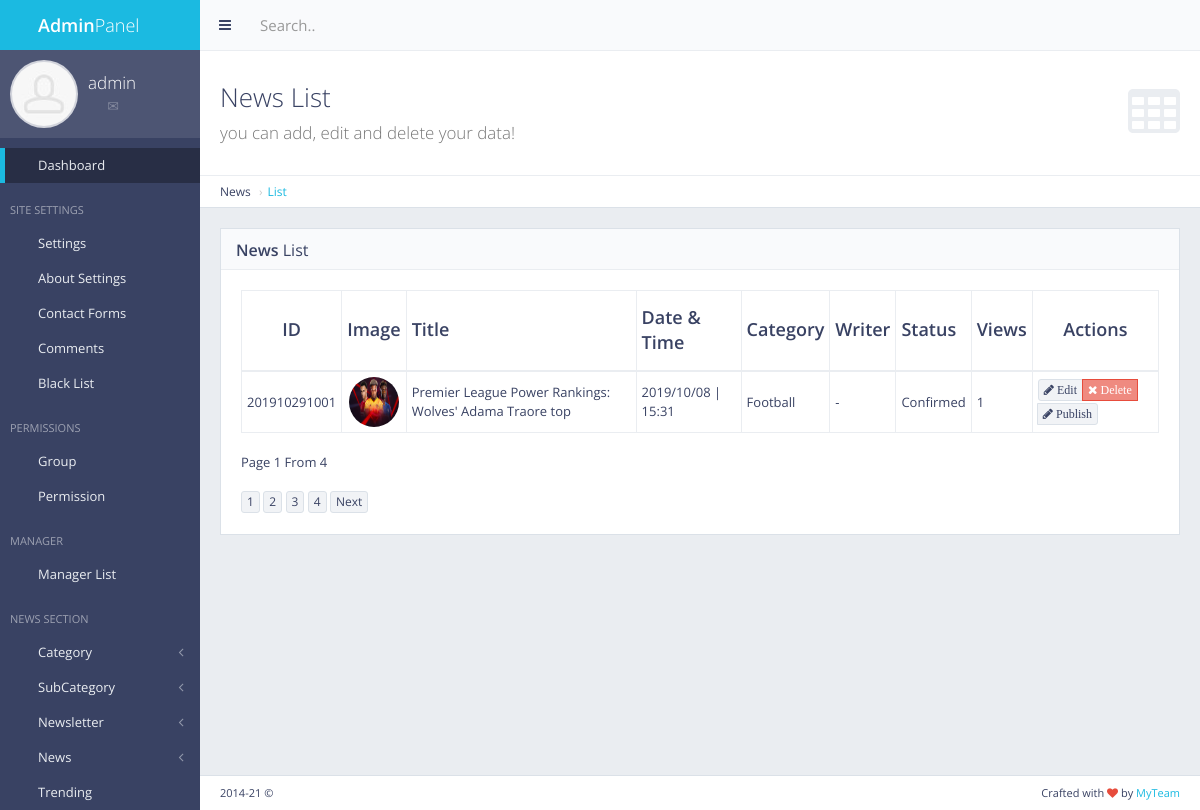
The page /panel/news/list/ (signed in) on the database its author committed.
### news/models.py (models this page shows, shortened)
class News(models.Model):
    name = models.CharField(max_length=150)
    short_txt = models.TextField()
    body_txt = models.TextField()
    date = models.CharField(max_length=12)
    time = models.CharField(max_length=12,default="00:00")
    picname = models.TextField()
    picurl = models.TextField(default="-")
    writer = models.CharField(max_length=50)
    catname = models.CharField(max_length=50,default="-")
    catid = models.IntegerField(default=0)
    ocatid = models.IntegerField(default=0)
    show = models.IntegerField(default=0)
    tag = models.TextField(default="")
    act = models.IntegerField(default=0)
    rand = models.IntegerField(default=0)

### news/views.py (the view)
# urls.py: url(r'^panel/news/list/$', views.news_list, name='news_list'),
def news_list(request):
    if not request.user.is_authenticated :
        return redirect('mylogin')
    perm = 0
    for i in request.user.groups.all():
        if i.name == "masteruser" : perm = 1
    if perm == 0 :
        news = News.objects.filter(writer=request.user)
    elif perm == 1 :
        newss = News.objects.all()
        paginator = Paginator(newss,1)
        page = request.GET.get('page')
        try:
            news = paginator.page(page)
        except EmptyPage :
            news = paginator.page(paginator.num_page)
        except PageNotAnInteger :
            news = paginator.page(1)
    return render(request, 'back/news_list.html', {'news':news})

### main/templatetags/extera_auth.py (called while the page is built)
@register.filter(name='has_group')
def has_group(user, group_name):
    return user.groups.filter(name=group_name).exists()

### main/templates/back/news_list.html (shortened to what this page needs)
{% extends 'back/master.html' %}
{% load staticfiles %}
{% block mainblock %}
   <div class="content-header">
    <div class="header-section">
        <h1>
            <i class="fa fa-table"></i>News List<br><small>you can add, edit and delete your data!</small>
        </h1>
    </div>
</div>
<ul class="breadcrumb breadcrumb-top">
    <li>News</li>
    <li><a href="/panel/news/list/">List</a></li>
</ul>
  <div class="block full">
    <div class="block-title">
        <h2><strong>News</strong> List</h2>
    </div>
    <div class="table-responsive">
        <table id="" class="table table-vcenter table-condensed table-bordered">
            <thead>
                <tr>
                    <th class="text-center">ID</th>
                    <th class="text-center">Image</th>
                    <th>Title</th>
                    <th>Date & Time</th>
                    <th>Category</th>
                    <th>Writer</th>
                    <th>Status</th>
                    <th>Views</th>
                    <th class="text-center">Actions</th>
                </tr>
            </thead>
            <tbody>
                {% for cc in news %}
                <tr>
                    <td class="text-center">{{cc.rand}}</td>
                    <td class="text-center"><img style="display: inline-block; width:50px; height:50px;" src="{{cc.picurl}}" alt="avatar" class="img-circle"></td>
                    <td>{{cc.name}}</td>
                    <td>{{cc.date}} | {{cc.time}}</td>
                    <td>{{cc.catname}}</td>
                    <td>{{cc.writer}}</td>
                    {% if cc.act == 0 %}
                    <td>Pendding</td>
                    {% elif cc.act == 1 %}
                    <td>Confirmed</td>
                    {% endif %}
                    <td>{{cc.show}}</td>
                    <td class="text-center">
                        <div class="btn-group">
                            <a href="{%url 'news_edit' pk=cc.pk %}" data-toggle="tooltip" title="Edit" class="btn btn-xs btn-default"><i class="fa fa-pencil"> Edit</i></a>
                            <a href="{%url 'news_delete' pk=cc.pk %}" data-toggle="tooltip" title="Delete" class="btn btn-xs btn-danger"><i class="fa fa-times"> Delete</i></a>
                           {% if perms.main.masteruser %}
                            <a href="{%url 'news_publish' pk=cc.pk %}" data-toggle="tooltip" title="Edit" class="btn btn-xs btn-default"><i class="fa fa-pencil"> Publish</i></a>
                            {% endif %}
                        </div>
                    </td>
                </tr>
               {% endfor %}
            </tbody>
        </table>
        Page {{news.number}} From {{news.paginator.num_pages}}
        <br/><br/>
        {% for i in news.paginator.page_range %}
            {% if news.number == i %}
                <a href="#" onclick="return false;" data-toggle="tooltip" title="{{Disables}}" class="btn btn-xs btn-default"> {{i}}</a>
            {% else %}
                <a href="?page={{i}}" data-toggle="tooltip" title="{{i}}" class="btn btn-xs btn-default"> {{i}}</a>
            {% endif %}
        {% endfor %}
            {% if news.has_next %}
        <a href="?page={{news.next_page_number}}" data-toggle="tooltip" title="Next" class="btn btn-xs btn-default"> Next</a>
        {% endif %}
    </div>
</div>
{% endblock %}

### main/templates/back/master.html (shortened to what this page needs)
{% load staticfiles %}
{% load extera_auth %}
{% if user.is_authenticated %}
<!DOCTYPE html>
 <html class="no-js" lang="en">
    <head>
        <link rel="stylesheet" href="{%static 'back/css/bootstrap.min.css' %}">
        <link rel="stylesheet" href="{%static 'back/css/plugins.css' %}">
        <link rel="stylesheet" href="{%static 'back/css/main.css' %}">
        <link rel="stylesheet" href="{%static 'back/css/themes.css' %}">
    </head>
    <body>
        <div id="page-wrapper">
            <div id="page-container" class="sidebar-partial sidebar-visible-lg sidebar-no-animations">
                <div id="sidebar">
                    <div id="sidebar-scroll">
                        <div class="sidebar-content">
                            <a href="/panel" class="sidebar-brand">
                                <i class="gi gi-flash"></i><span class="sidebar-nav-mini-hide"><strong>Admin</strong>Panel</span>
                            </a>
                            <div class="sidebar-section sidebar-user clearfix sidebar-nav-mini-hide">
                                <div class="sidebar-user-avatar">
                                    <a href="page_ready_user_profile.html">
                                        <img src="{%static 'back/img/placeholders/avatars/avatar2.jpg' %}" alt="avatar">
                                    </a>
                                </div>
                                <div class="sidebar-user-name">{{request.user}}</div>
                                <div class="sidebar-user-links">
                                    <a href="page_ready_user_profile.html" data-toggle="tooltip" data-placement="bottom" title="Profile"><i class="gi gi-user"></i></a>
                                    <a href="page_ready_inbox.html" data-toggle="tooltip" data-placement="bottom" title="Messages"><i class="gi gi-envelope"></i></a>
                                    <a href="/panel/change/pass/" class="enable-tooltip" data-placement="bottom" title="Settings" ><i class="gi gi-cogwheel"></i></a>
                                    <a href="/logout" data-toggle="tooltip" data-placement="bottom" title="Logout"><i class="gi gi-exit"></i></a>
                                </div>
                            </div>
                            <ul class="sidebar-nav">
                                {% if perms.main.master_user %}
                                <li>
                                    <a href="/panel" class=" active"><i class="gi gi-stopwatch sidebar-nav-icon"></i><span class="sidebar-nav-mini-hide">Dashboard</span></a>
                                </li>
                                {% endif %}
                                {% if request.user|has_group:"masteruser" %}
                                <li class="sidebar-header">
                                    <span class="sidebar-header-options clearfix"><a href="javascript:void(0)" data-toggle="tooltip" title="Quick Settings"><i class="gi gi-settings"></i></a></span>
                                    <span class="sidebar-header-title">Site Settings</span>
                                </li>
                                <li>
                                    <a href="/panel/setting/" class=""><i class="gi gi-show_big_thumbnails sidebar-nav-icon"></i><span class="sidebar-nav-mini-hide">Settings</span></a>
                                </li>
                                <li>
                                        <a href="/panel/about/setting/" class=""><i class="gi gi-show_big_thumbnails sidebar-nav-icon"></i><span class="sidebar-nav-mini-hide">About Settings</span></a>
                                    </li>
                                    <li>
                                        <a href="/panel/contactform/" class=""><i class="gi gi-show_big_thumbnails sidebar-nav-icon"></i><span class="sidebar-nav-mini-hide">Contact Forms</span></a>
                                    </li>
                                    <li>
                                            <a href="/comments/list/" class=""><i class="gi gi-show_big_thumbnails sidebar-nav-icon"></i><span class="sidebar-nav-mini-hide">Comments</span></a>
                                        </li>
                                        <li>
                                                <a href="/blacklist/" class=""><i class="gi gi-show_big_thumbnails sidebar-nav-icon"></i><span class="sidebar-nav-mini-hide">Black List</span></a>
                                            </li>
                                    <li class="sidebar-header">
                                        <span class="sidebar-header-options clearfix"><a href="javascript:void(0)" data-toggle="tooltip" title="Quick Settings"><i class="gi gi-settings"></i></a></span>
                                        <span class="sidebar-header-title">Permissions</span>
                                    </li>
                                    <li>
                                        <a href="/panel/manager/group/" class=""><i class="gi gi-show_big_thumbnails sidebar-nav-icon"></i><span class="sidebar-nav-mini-hide">Group</span></a>
                                    </li>
                                    <li>
                                            <a href="/panel/manager/perms/" class=""><i class="gi gi-show_big_thumbnails sidebar-nav-icon"></i><span class="sidebar-nav-mini-hide">Permission</span></a>
                                        </li>
                                    <li class="sidebar-header">
                                        <span class="sidebar-header-options clearfix"><a href="javascript:void(0)" data-toggle="tooltip" title="Quick Settings"><i class="gi gi-settings"></i></a></span>
                                        <span class="sidebar-header-title">Manager</span>
                                    </li>
                                    <li>
                                        <a href="/panel/manager/list/" class=""><i class="gi gi-show_big_thumbnails sidebar-nav-icon"></i><span class="sidebar-nav-mini-hide">Manager List</span></a>
                                    </li>
                                    {% endif %}
                                <li class="sidebar-header">
                                    <span class="sidebar-header-options clearfix"><a href="javascript:void(0)" data-toggle="tooltip" title="Quick Settings"><i class="gi gi-settings"></i></a></span>
                                    <span class="sidebar-header-title">News Section</span>
                                </li>
                                {% if request.user|has_group:"masteruser" %}
                                <li>
                                        <a href="#" class="sidebar-nav-menu"><i class="fa fa-angle-left sidebar-nav-indicator sidebar-nav-mini-hide"></i><i class="gi gi-show_big_thumbnails sidebar-nav-icon"></i><span class="sidebar-nav-mini-hide">Category</span></a>
                                    </li>
                                    <li>
                                        <a href="#" class="sidebar-nav-menu"><i class="fa fa-angle-left sidebar-nav-indicator sidebar-nav-mini-hide"></i><i class="gi gi-show_big_thumbnails sidebar-nav-icon"></i><span class="sidebar-nav-mini-hide">SubCategory</span></a>
                                    </li>
                                    <li>
                                            <a href="#" class="sidebar-nav-menu"><i class="fa fa-angle-left sidebar-nav-indicator sidebar-nav-mini-hide"></i><i class="gi gi-show_big_thumbnails sidebar-nav-icon"></i><span class="sidebar-nav-mini-hide">Newsletter</span></a>
                                        </li>
                                    {% endif %}
                                <li>
                                    <a href="#" class="sidebar-nav-menu"><i class="fa fa-angle-left sidebar-nav-indicator sidebar-nav-mini-hide"></i><i class="gi gi-show_big_thumbnails sidebar-nav-icon"></i><span class="sidebar-nav-mini-hide">News</span></a>
                                </li>
                                {% if request.user|has_group:"masteruser" %}
                                <li>
                                    <a href="/panel/trending/" class=""><i class="gi gi-show_big_thumbnails sidebar-nav-icon"></i><span class="sidebar-nav-mini-hide">Trending</span></a>
                                </li>
                                {% endif %}
                            </ul>
                        </div>
                    </div>
                </div>
                <div id="main-container">
                    <header class="navbar navbar-default">
                        <ul class="nav navbar-nav-custom">
                            <li>
                                <a href="javascript:void(0)" onclick="App.sidebar('toggle-sidebar');this.blur();">
                                    <i class="fa fa-bars fa-fw"></i>
                                </a>
                            </li>
                        </ul>
                        <form action="page_ready_search_results.html" method="post" class="navbar-form-custom">
                            <div class="form-group">
                                <input type="text" id="top-search" name="top-search" class="form-control" placeholder="Search..">
                            </div>
                        </form>
                    </header>
                    <div id="page-content">
                    {% block mainblock %}
                    {% endblock %}
                    </div>
                    <footer class="clearfix">
                        <div class="pull-right">
                            Crafted with <i class="fa fa-heart text-danger"></i> by <a href="#" target="_blank">MyTeam</a>
                        </div>
                        <div class="pull-left">
                            <span id="year-copy"></span> &copy;
                        </div>
                    </footer>
                </div>
            </div>
        </div>
    </body>
</html>
{% else %}
Please login
{% endif %}

### rows shown on the page
News: rand "201910291001", picurl (picture), name "Premier League Power Rankings: Wolves' Adama Traore top", date "2019/10/08", time "15:31", catname "Football", writer "-", act "Confirmed", show "1"

### other values the page prints
{{ request.user }} "admin"
{{ news.number }} "1"
{{ news.paginator.num_pages }} "4"
{{ i }} "1"
{{ i }} "2" "3" "4"
